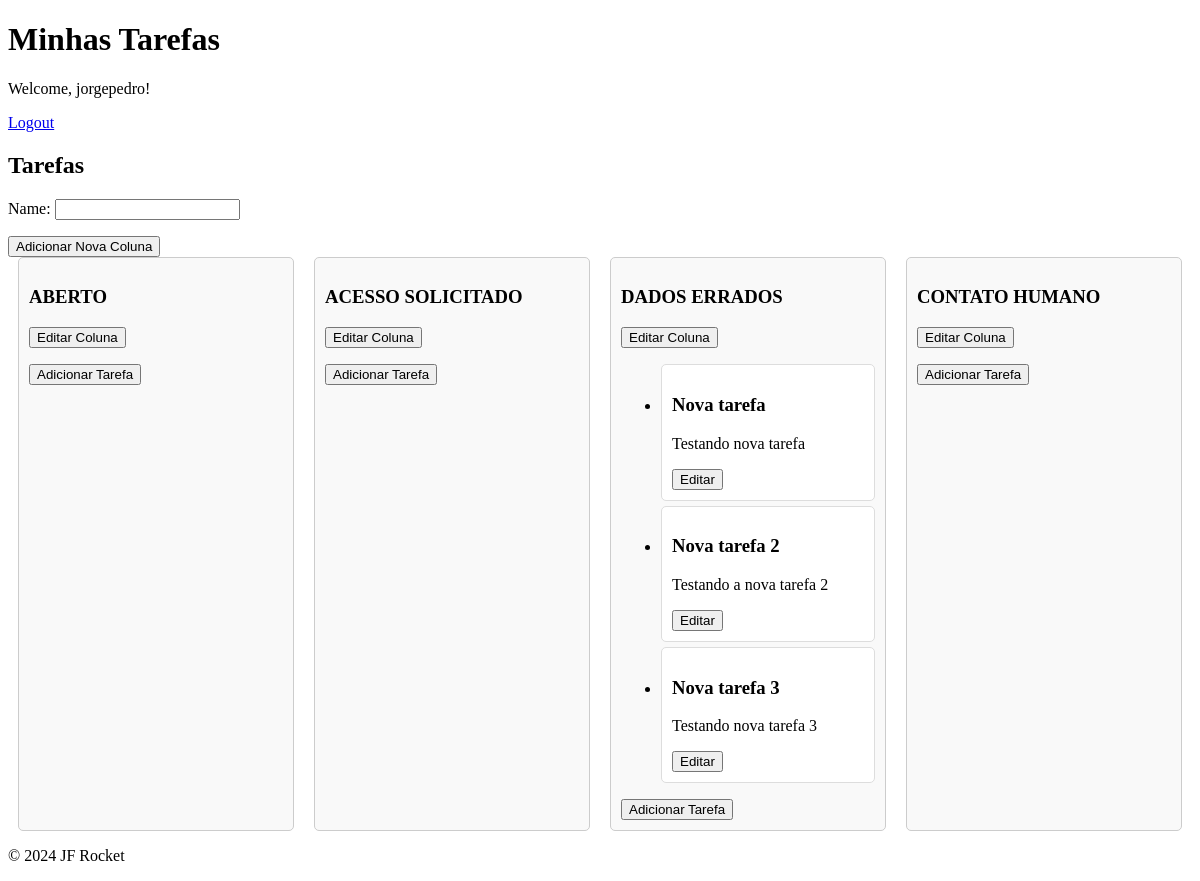
The app's page / (signed in) with its own data.
### tasks/models.py (models this page shows, shortened)
class Column(models.Model):
    name = models.CharField(max_length=100)
    user = models.ForeignKey(User, on_delete=models.CASCADE)
    def __str__(self):
        return self.name

class Task(models.Model):
    STATUS_CHOICES = [
        ('A fazer', 'A fazer'),
        ('Em andamento', 'Em andamento'),
        ('Concluído', 'Concluído'),
    ]
    title = models.CharField(max_length=100)
    description = models.TextField(blank=True, null=True)
    status = models.CharField(max_length=20, choices=STATUS_CHOICES, default='A fazer')
    user = models.ForeignKey(User, on_delete=models.CASCADE)
    column = models.ForeignKey(Column, on_delete=models.CASCADE, related_name='tasks')

### tasks/views.py (the view)
# urls.py: path('', TaskListView.as_view(), name='task-list'),
class TaskListView(LoginRequiredMixin, ListView):
    model = Task
    template_name = 'index.html'
    context_object_name = 'tasks'
    def get_queryset(self):
        return Task.objects.filter(user=self.request.user)
    def get_context_data(self, **kwargs):
        context = super().get_context_data(**kwargs)
        context['columns'] = Column.objects.filter(user=self.request.user)
        context['task_form'] = TaskForm()
        context['column_form'] = ColumnForm()
        return context

### tasks/forms.py
class TaskForm(forms.ModelForm):
    class Meta:
        model = Task
        fields = ['title', 'description', 'status', 'column']

class ColumnForm(forms.ModelForm):
    class Meta:
        model = Column
        fields = ['name']

### tasks/templates/index.html (shortened to what this page needs)
{% extends "base.html" %}
{% block content %}
  <h2>Tarefas</h2>
  {% load static %}
  <div>
    <form method="post" action="{% url 'add_column' %}">
      {{ column_form.as_p }}
      <button type="submit">Adicionar Nova Coluna</button>
    </form>
  </div>
  <div class="task-columns" id="column-container">
    {% for column in columns %}
    <div class="task-column" id="column-{{ column.id }}">
      <h3>{{ column.name }}</h3>
      <button class="btn-edit-column" data-column-id="{{ column.id }}">Editar Coluna</button>
      <ul class="task-list" id="list-{{ column.id }}">
        {% for task in column.tasks.all %}
          <li class="task-card" data-id="{{ task.id }}">
            <h3>{{ task.title }}</h3>
            <p>{{ task.description }}</p>
            <button class="btn-edit-task" data-task-id="{{ task.id }}" data-task-title="{{ task.title }}" data-task-description="{{ task.description }}" data-task-status="{{ task.status }}" data-task-column="{{ column.id }}">Editar</button>
          </li>
        {% endfor %}
      </ul>
      <button class="btn-add-task" data-column-id="{{ column.id }}">Adicionar Tarefa</button>
    </div>
    {% endfor %}
  </div>
  <footer>
    <p>&copy; 2024 JF Rocket</p>
  </footer>
{% endblock %}

### krello/templates/base.html (shortened to what this page needs)
<!DOCTYPE html>
<html>
<head>
</head>
<body>
  <h1>Minhas Tarefas</h1>
  <nav>
    {% if user.is_authenticated %}
      <p>Welcome, {{ user.username }}!</p>
      <a href="{% url 'logout' %}">Logout</a>
    {% else %}
      <a href="{% url 'login' %}">Login</a> |
      <a href="{% url 'register' %}">Register</a>
    {% endif %}
  </nav>
  <div class="content">
    {% block content %}
    {% endblock %}
  </div>
</body>
</html>

### tasks/templates/index.html (style rules this page uses)
.task-columns { display: flex; justify-content: space-between; }
.task-column { flex: 1; margin: 0 10px; border: 1px solid #ccc; border-radius: 5px; padding: 10px; background: #f9f9f9; }
.task-card { border: 1px solid #ddd; border-radius: 5px; margin: 5px 0; padding: 10px; background: #fff; }

### records on screen
Column: name "ABERTO"
Column: name "ACESSO SOLICITADO"
Column: name "DADOS ERRADOS"
Task: title "Nova tarefa", description "Testando nova tarefa"
Task: title "Nova tarefa 2", description "Testando a nova tarefa 2"
Task: title "Nova tarefa 3", description "Testando nova tarefa 3"
Column: name "CONTATO HUMANO"

### other values on screen
{{ user.username }} "jorgepedro"
